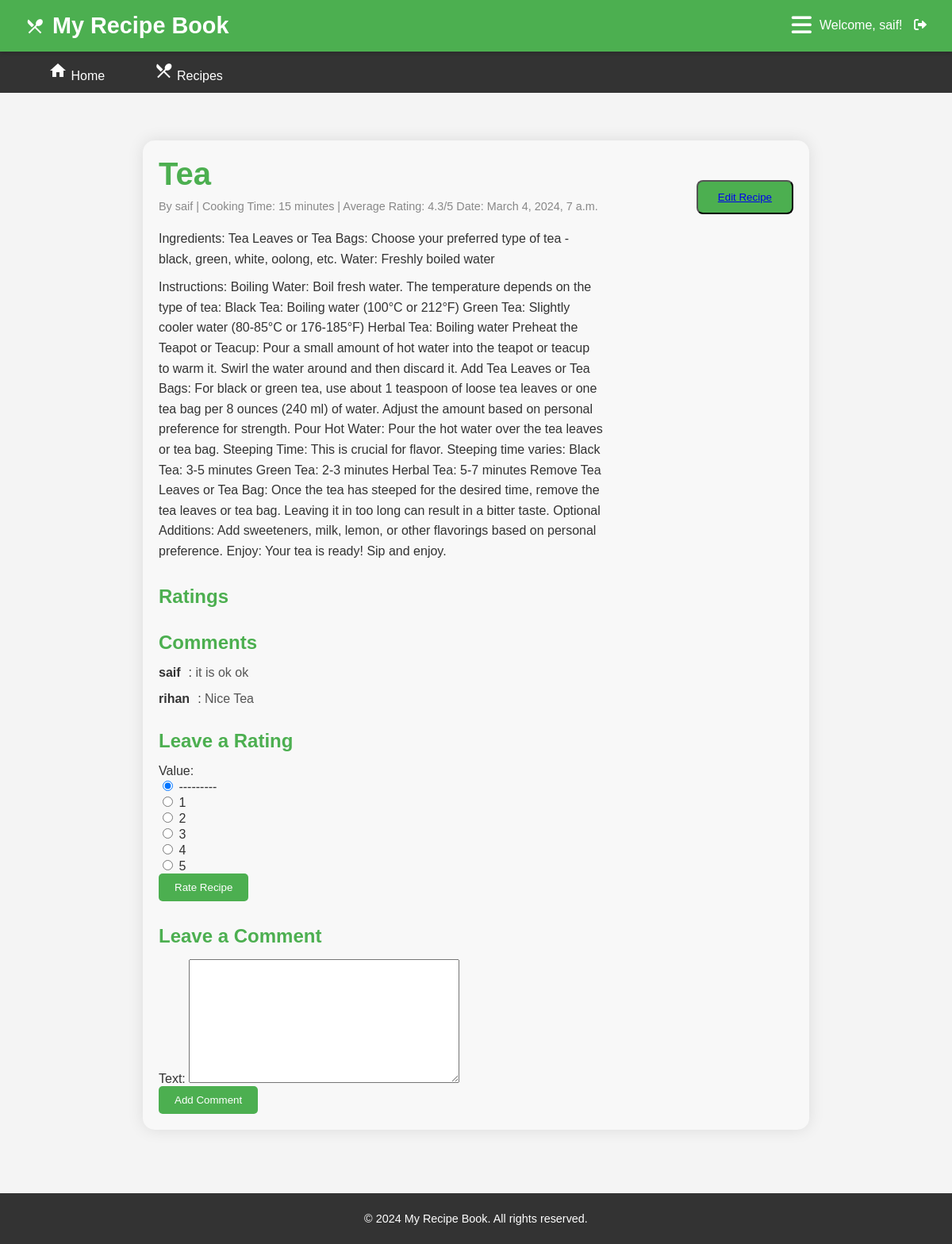
Page /recipes/1/ (signed in) on the committed database.
### app/models.py (models this page shows, shortened)
class Recipe(models.Model):
    title = models.CharField(max_length=255)
    author = models.ForeignKey(User, on_delete=models.CASCADE)
    ingredients = models.TextField()
    instructions = models.TextField()
    cooking_time = models.PositiveIntegerField(help_text="Cooking time in minutes")
    created_at = models.DateTimeField(auto_now_add=True)
    updated_at = models.DateTimeField(auto_now=True)

class Comment(models.Model):
    recipe = models.ForeignKey(Recipe, on_delete=models.CASCADE, related_name='comments')
    user = models.ForeignKey(User, on_delete=models.CASCADE)
    text = models.TextField()
    created_at = models.DateTimeField(auto_now_add=True)

### app/views.py (the view)
# urls.py: path('recipes/<int:recipe_id>/', recipe_detail, name='recipe_detail'),
def recipe_detail(request, recipe_id):
    recipe = get_object_or_404(Recipe, pk=recipe_id)
    comments = Comment.objects.filter(recipe=recipe)
    ratings = Rating.objects.filter(recipe=recipe)
    average_rating = calculate_average_rating(ratings)
    comment_form = CommentForm()
    rating_form = RatingForm()
    return render(request, 'recipe_book/recipe_detail.html', {
        'recipe': recipe,
        'comments': comments,
        'ratings': ratings,
        'average_rating': average_rating,
        'comment_form': comment_form,
        'rating_form': rating_form,
    })

### app/forms.py
class CommentForm(forms.ModelForm):
    class Meta:
        model = Comment
        fields = ['text']

class RatingForm(forms.ModelForm):
    class Meta:
        model = Rating
        fields = ['value']
        widgets = {'value': forms.RadioSelect(attrs={'class': 'rating-radio'})}

### app/views.py (called while the page is built)
def calculate_average_rating(ratings):
    if ratings:
        total_ratings = sum([rating.value for rating in ratings])
        average_rating = total_ratings / len(ratings)
        return round(average_rating, 1)
    return 0

### app/templates/recipe_book/recipe_detail.html (shortened to what this page needs)
{% extends 'base.html' %}
{% block content %}
<head>
  <link rel="stylesheet" href="https://cdnjs.cloudflare.com/ajax/libs/font-awesome/6.0.0/css/all.min.css">
</head>
  <div class="recipe-detail-container">
    <div class="recipe-detail-content">
      <h2>{{ recipe.title }}</h2>
      <p class="recipe-meta">
        <span>By {{ recipe.author.username }}</span> |
        <span>Cooking Time: {{ recipe.cooking_time }} minutes</span> |
        <span>Average Rating: {{ average_rating }}/5</span>
        <span>Date: {{ recipe.created_at }}</span>
      </p>
      <p class="recipe-ingredients">{{ recipe.ingredients }}</p>
      <p class="recipe-instructions">Instructions: {{ recipe.instructions }}</p>
      {% if ratings %}
        <div class="ratings-section">
          <h3>Ratings</h3>
        </div>
      {% endif %}
      {% if comments %}
        <div class="comments-section">
          <h3>Comments</h3>
          <ul>
            {% for comment in comments %}
              <li>
                <span class="user-name">{{ comment.user.username }}</span>:
                <span class="comment-text">{{ comment.text }}</span>
              </li>
            {% endfor %}
          </ul>
        </div>
      {% endif %}
      {% if user.is_authenticated %}
        <div class="rating-form-section">
          <h3>Leave a Rating</h3>
          <form method="post" action="{% url 'add_rating' recipe.id %}">
            {{ rating_form.as_p }}
            <button type="submit">Rate Recipe</button>
          </form>
        </div>
      {% endif %}
      {% if user.is_authenticated %}
        <div class="comment-form-section">
          <h3>Leave a Comment</h3>
          <form method="post" action="{% url 'add_comment' recipe.id %}">
            {{ comment_form.as_p }}
            <button type="submit">Add Comment</button>
          </form>
        </div>
      {% endif %}
    </div>
    {% if user.is_authenticated %}
        <button class="home-button"><a href="{% url 'edit_recipe' recipe.id %}">Edit Recipe</a></button>
    {% endif %}
  </div>
{% endblock %}

### app/templates/base.html (shortened to what this page needs)
<!DOCTYPE html>
<html lang="en">
<head>
    <link rel="stylesheet" href="https://cdnjs.cloudflare.com/ajax/libs/font-awesome/5.15.4/css/all.min.css">
    {% load static %}
    <link rel="stylesheet" href="{% static 'css/styles.css' %}">
</head>
<body>
    <header>
        <h1><i class="material-icons">restaurant_menu</i> {% block header %}My Recipe Book{% endblock %}</h1>
        <div class="icons">
            <i class="fas fa-bars mobile-menu-icon" onclick="toggleMobileMenu()"></i>
            {% if user.is_authenticated %}
                <span class="intro">Welcome, {{ user.username }}! <a href="{% url 'logout' %}" class="nav-link"><i class="fas fa-sign-out-alt"></i></a></span>
            {% else %}
                <span class="intro"><a href="{% url 'login' %}" class="nav-link"><i class="fas fa-sign-in-alt"></i></a> | <a href="{% url 'signup' %}" class="nav-link"><i class="fas fa-user-plus"></i></a></span>
            {% endif %}
        </div>
    </header>
    <nav>
        <div class="menu">
            <a href="{% url 'home' %}"><i class="material-icons">home</i> Home</a>
            <a href="{% url 'recipe_list' %}"><i class="material-icons">local_dining</i> Recipes</a>
        </div>
    </nav>
    <main>
        {% block content %}{% endblock %}
    </main>
    <footer>
        <p>&copy; 2024 My Recipe Book. All rights reserved.</p>
    </footer>
</body>
</html>

### app/static/css/styles.css (style rules this page uses)
body, h1, h2, h3, p, ul, li { margin: 0; padding: 0; }
body { font-family: 'Arial', sans-serif; background: #f8f8f8; color: #333; }
header { background-color: #4CAF50; color: white; padding: 1rem; text-align: center; }
nav { display: flex; justify-content: space-between; background-color: #333; padding: 1rem; }
nav a { color: white; text-decoration: none; padding: 0.5rem 1rem; margin: 0 10px; border-radius: 5px; }

### app/templates/recipe_book/recipe_detail.html (style rules this page uses)
.recipe-detail-container { max-width: 800px; margin: 20px auto; padding: 20px; border-radius: 15px; background-color: #f8f8f8; box-shadow: 0 0 20px rgba(0, 0, 0, 0.1); overflow: hidden; color: #333; }
.recipe-detail-content { width: 70%; float: left; }
h2 { color: #4CAF50; font-size: 2.5em; margin-bottom: 10px; }
.recipe-meta { color: #888; font-size: 0.9em; margin-bottom: 20px; }
.recipe-ingredients, .recipe-instructions { line-height: 1.6; margin: 10px 0; }
.ratings-section, .comments-section { margin-top: 30px; }
.ratings-section h3, .comments-section h3 { color: #4CAF50; font-size: 1.5em; margin-bottom: 15px; }
.ratings-section ul, .comments-section ul { list-style: none; padding: 0; margin: 0; }
.ratings-section li, .comments-section li { margin-bottom: 15px; }
.user-name { color: #333; font-weight: bold; margin-right: 10px; }
.comment-text { color: #555; }
.rating-form-section, .comment-form-section { margin-top: 30px; }
.rating-form-section h3, .comment-form-section h3 { color: #4CAF50; font-size: 1.5em; margin-bottom: 15px; }
.rating-form-section button, .comment-form-section button { background-color: #4CAF50; color: white; padding: 10px 20px; border: none; border-radius: 5px; cursor: pointer; transition: background-color 0.3s; }
.home-button { margin-top: 30px; background-color: #4CAF50; color: white; padding: 12px 25px; text-decoration: none; border-radius: 8px; display: inline-block; float: right; cursor: pointer; transition: background-color 0.3s; }

### rows in the picture
Recipe: title "Tea", author.username "saif", cooking_time "15", created_at "March 4, 2024, 7 a.m.", ingredients "Ingredients: Tea Leaves or Tea Bags: Choose your preferred type of tea - black, green, white, oolong, etc. Water: Freshly boiled water", instructions "Boiling Water: Boil fresh water. The temperature depends on the type of tea: Black Tea: Boiling water (100°C or 212°F) Green Tea: Slightly cooler water (80-85°C or 176-185°F) Herbal Tea: Boiling water Preheat the Teapot or Teacup: Pour a small amount of hot water into the teapot or teacup to warm it. Swirl the water around and then discard it. Add Tea Leaves or Tea Bags: For black or green tea, use about 1 teaspoon of loose tea leaves or one tea bag per 8 ounces (240 ml) of water. Adjust the amount based on personal preference for strength. Pour Hot Water: Pour the hot water over the tea leaves or tea bag. Steeping Time: This is crucial for flavor. Steeping time varies: Black Tea: 3-5…"
Comment: user.username "saif", text "it is ok ok"
Comment: user.username "rihan", text "Nice Tea"

### other values in the picture
{{ user.username }} "saif"
{{ average_rating }} "4.3"
